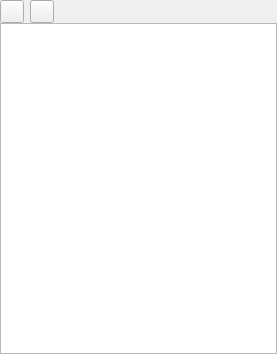
<ui version="4.0" >
 <class>correctorbase</class>
 <widget class="QWidget" name="correctorbase" >
  <property name="geometry" >
   <rect>
    <x>0</x>
    <y>0</y>
    <width>277</width>
    <height>354</height>
   </rect>
  </property>
  <property name="windowTitle" >
   <string>Corrector</string>
  </property>
  <layout class="QVBoxLayout" >
   <property name="margin" >
    <number>0</number>
   </property>
   <property name="spacing" >
    <number>0</number>
   </property>
   <item>
    <layout class="QHBoxLayout" >
     <property name="margin" >
      <number>0</number>
     </property>
     <property name="spacing" >
      <number>6</number>
     </property>
     <item>
      <widget class="QToolButton" name="mui_corregir" >
       <property name="maximumSize" >
        <size>
         <width>28</width>
         <height>28</height>
        </size>
       </property>
       <property name="text" >
        <string/>
       </property>
       <property name="icon" >
        <iconset resource="../../../bulmages.qrc" >:/Genericos32x32/images/pendientes/i_reload.png</iconset>
       </property>
      </widget>
     </item>
     <item>
      <widget class="QToolButton" name="mui_configurar" >
       <property name="maximumSize" >
        <size>
         <width>28</width>
         <height>28</height>
        </size>
       </property>
       <property name="text" >
        <string/>
       </property>
       <property name="icon" >
        <iconset resource="../../../bulmages.qrc" >:/Genericos32x32/images/pendientes/i_packageSettings.png</iconset>
       </property>
      </widget>
     </item>
     <item>
      <spacer>
       <property name="orientation" >
        <enum>Qt::Horizontal</enum>
       </property>
       <property name="sizeType" >
        <enum>QSizePolicy::Expanding</enum>
       </property>
       <property name="sizeHint" >
        <size>
         <width>61</width>
         <height>21</height>
        </size>
       </property>
      </spacer>
     </item>
    </layout>
   </item>
   <item>
    <widget class="QTextBrowser" name="mui_browser" />
   </item>
  </layout>
 </widget>
 <resources/>
 <connections>
  <connection>
   <sender>mui_configurar</sender>
   <signal>clicked()</signal>
   <receiver>correctorbase</receiver>
   <slot></slot>
   <hints>
    <hint type="sourcelabel" >
     <x>45</x>
     <y>13</y>
    </hint>
    <hint type="destinationlabel" >
     <x>138</x>
     <y>176</y>
    </hint>
   </hints>
  </connection>
 </connections>
</ui>
